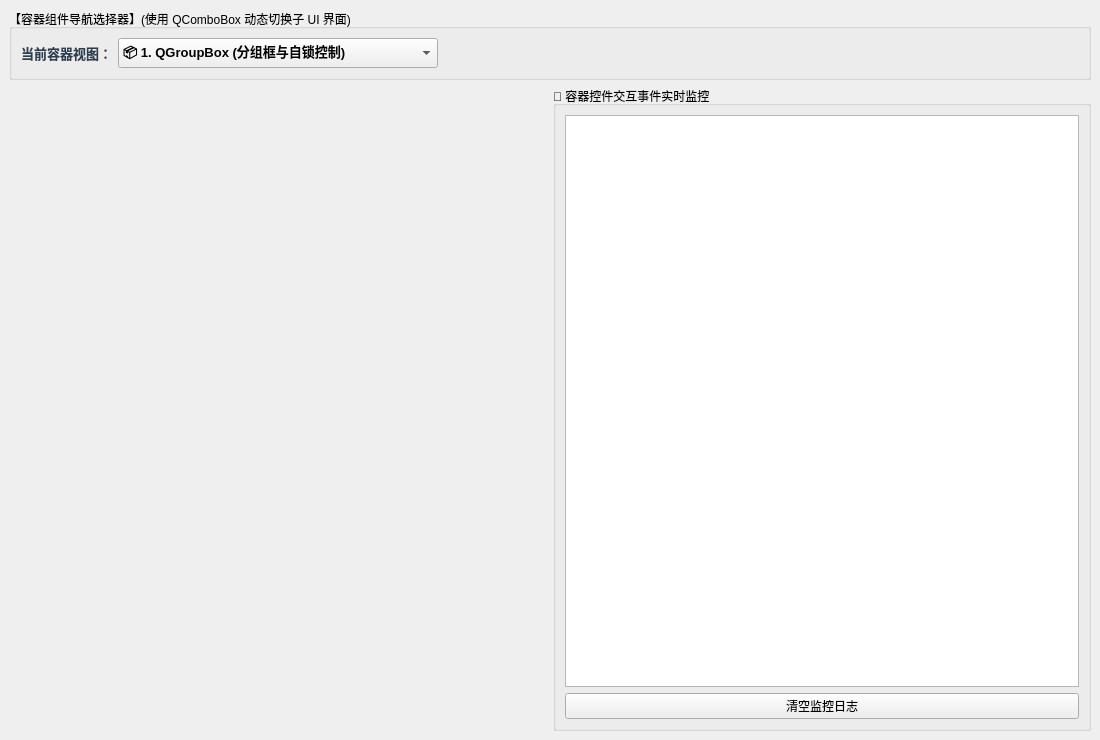
<?xml version="1.0" encoding="UTF-8"?>
<ui version="4.0">
 <class>MainWindow</class>
 <widget class="QMainWindow" name="MainWindow">
  <property name="geometry">
   <rect>
    <x>0</x>
    <y>0</y>
    <width>1100</width>
    <height>740</height>
   </rect>
  </property>
  <property name="windowTitle">
   <string>Qt 常用容器控件使用指南 (主UI + 多子UI组合架构) - demo_containers_ui</string>
  </property>
  <widget class="QWidget" name="centralwidget">
   <layout class="QVBoxLayout" name="vboxRoot">
    <item>
     <widget class="QGroupBox" name="groupTopNav">
      <property name="title">
       <string>【容器组件导航选择器】(使用 QComboBox 动态切换子 UI 界面)</string>
      </property>
      <layout class="QHBoxLayout" name="hlayoutNav">
       <item>
        <widget class="QLabel" name="labelNavTitle">
         <property name="styleSheet">
          <string notr="true">font-size: 13px; font-weight: bold; color: #2c3e50;</string>
         </property>
         <property name="text">
          <string>当前容器视图：</string>
         </property>
        </widget>
       </item>
       <item>
        <widget class="QComboBox" name="comboNavigation">
         <property name="minimumSize">
          <size>
           <width>320</width>
           <height>30</height>
          </size>
         </property>
         <property name="styleSheet">
          <string notr="true">font-size: 13px; font-weight: bold;</string>
         </property>
         <item>
          <property name="text">
           <string>📦 1. QGroupBox (分组框与自锁控制)</string>
          </property>
         </item>
         <item>
          <property name="text">
           <string>📑 2. QTabWidget (多标签页与角落部件)</string>
          </property>
         </item>
         <item>
          <property name="text">
           <string>🗂️ 3. QToolBox (抽屉手风琴折叠面板)</string>
          </property>
         </item>
         <item>
          <property name="text">
           <string>📜 4. QScrollArea (滚动区域与自适应缩放)</string>
          </property>
         </item>
         <item>
          <property name="text">
           <string>📐 5. QSplitter (动态可拖拽分割条)</string>
          </property>
         </item>
        </widget>
       </item>
       <item>
        <spacer name="spacerNav">
         <property name="orientation">
          <enum>Qt::Horizontal</enum>
         </property>
         <property name="sizeHint" stdset="0">
          <size>
           <width>40</width>
           <height>20</height>
          </size>
         </property>
        </spacer>
       </item>
      </layout>
     </widget>
    </item>
    <item>
     <layout class="QHBoxLayout" name="hlayoutMainContent">
      <item>
       <widget class="QStackedWidget" name="stackedContainer">
        <!-- 5 个子 UI 页面将在代码中动态添加进 stackedContainer -->
       </widget>
      </item>
      <item>
       <widget class="QGroupBox" name="groupLog">
        <property name="minimumSize">
         <size>
          <width>320</width>
          <height>0</height>
         </size>
        </property>
        <property name="title">
         <string>📡 容器控件交互事件实时监控</string>
        </property>
        <layout class="QVBoxLayout" name="vboxLog">
         <item>
          <widget class="QPlainTextEdit" name="textLog">
           <property name="readOnly">
            <bool>true</bool>
           </property>
           <property name="font">
            <font>
             <family>Consolas</family>
             <pointsize>9</pointsize>
            </font>
           </property>
          </widget>
         </item>
         <item>
          <widget class="QPushButton" name="btnClearLog">
           <property name="text">
            <string>清空监控日志</string>
           </property>
          </widget>
         </item>
        </layout>
       </widget>
      </item>
     </layout>
    </item>
   </layout>
  </widget>
 </widget>
 <resources/>
 <connections/>
</ui>
